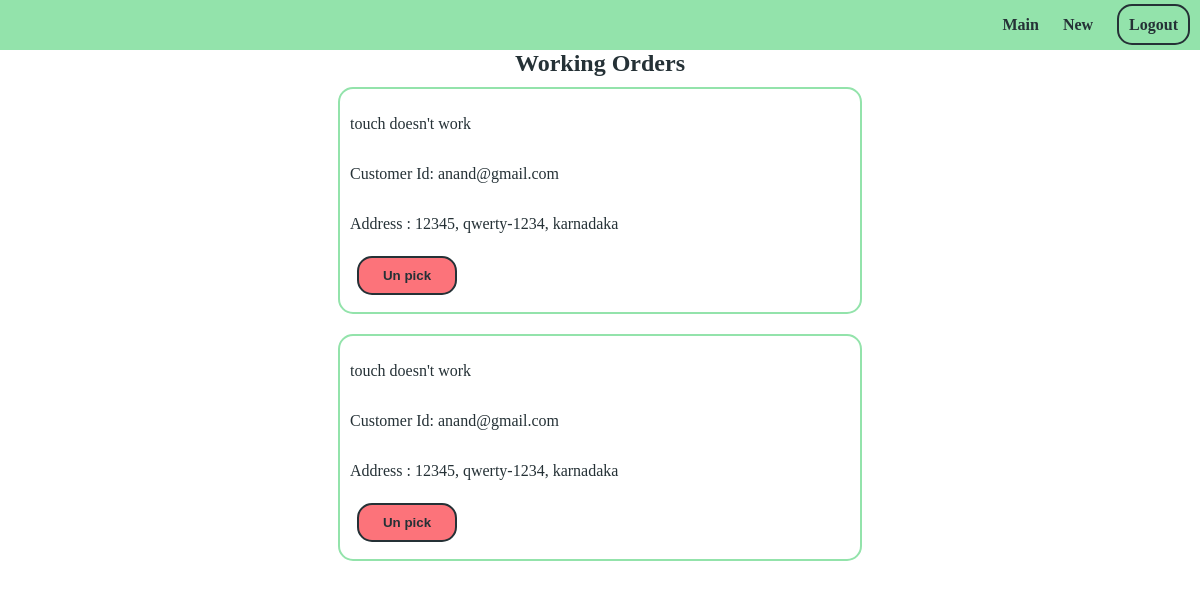
Before: /app/owner_index (signed in) with the older database file.
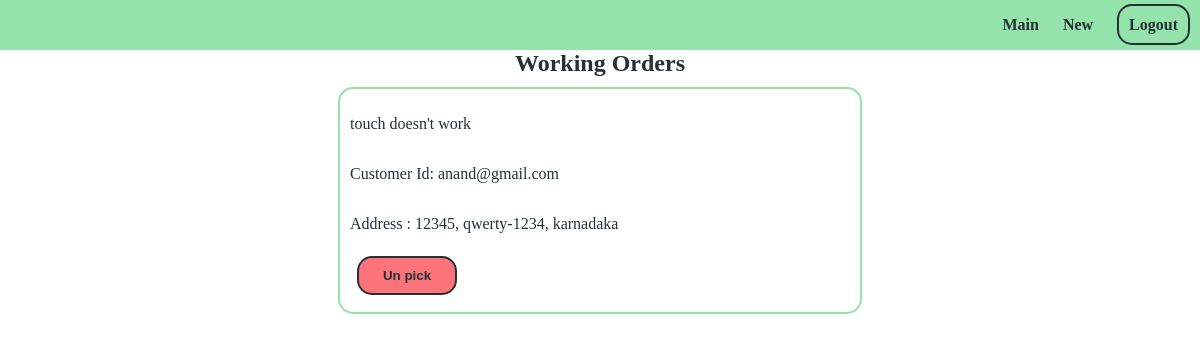
After: the same page with the newer database file.
### app/models.py (models this page shows)
class IssueModel(models.Model):
    issue = models.TextField(blank=False,null=False)
    customer_name = models.ForeignKey(CustomUser,on_delete=models.CASCADE)
    address = models.TextField(blank=False,null=False)
    state = models.CharField(max_length=200 ,blank=False,null=False)
    district = models.CharField(max_length=200 , blank=False,null=False)
    pincode = models.IntegerField(blank=False,null=False)
    command = models.TextField()
    owner_id = models.CharField(max_length=200)
    selected = models.BooleanField(default=False)
    picked = models.BooleanField(default=False)

class CustomUser(AbstractUser):
    username = models.CharField(max_length=30,unique=False)
    company_name = models.CharField(max_length=100)
    phone = models.CharField(max_length=100,blank=False,null=False)
    address = models.TextField(max_length=300,blank=False,null=False)
    state = models.CharField(max_length=100,blank=False , null = False)
    district = models.CharField(max_length=200, blank=False , null = False)
    pincode = models.CharField(max_length=200,blank = True , null = True)
    is_owner = models.BooleanField(blank = True , null = True)
    def __str__(self):
        return self.email

### app/views.py (the view)
# urls.py: path('owner_index',owner_index , name ="owner_index"),
@login_required(login_url='/accounts/login/')
def owner_index(request):
	instance = IssueModel.objects.filter(selected=True,owner_id=request.user.email,picked=True)
	context = {
	'title' : "Working Orders",
	'picked_lists' : instance
	}
	if request.method == "POST":
		data = request.POST
		new_instance = IssueModel.objects.get(id=data['data_id'])
		new_instance.picked = False
		new_instance.save()
		return redirect('owner_index')
	return render(request,'app/owner_index.html',context)

### app/templates/app/owner_index.html (shortened to what this page needs)
{% extends "app/base.html" %}
{% block content %}
<h2>Working Orders</h2>
{% for item in picked_lists %}
<div id="list_select_div">
	<p>{{item.issue}}</p>
	<p>Customer Id: {{item.customer_name}}</p>
	<p>Address : {{item.address}}, {{item.district}}-{{item.pincode}}, {{item.state}} </p>
	<form method="POST">
		<input id="un_pick"  type="submit" name="" value="Un pick">
	</form>
</div>
{% empty %}
<div style="margin-top:30px;">
<h3>Orders haven't picked yet </h3>
<p>See new orders , to pick order</p>
</div>
{% endfor %}
{% endblock %}

Changed rows visible on the page:
no longer on this page (row edited): IssueModel: issue "touch doesn't work", customer_name "anand@gmail.com", address "12345", district "qwerty", pincode "1234", state "karnadaka"
